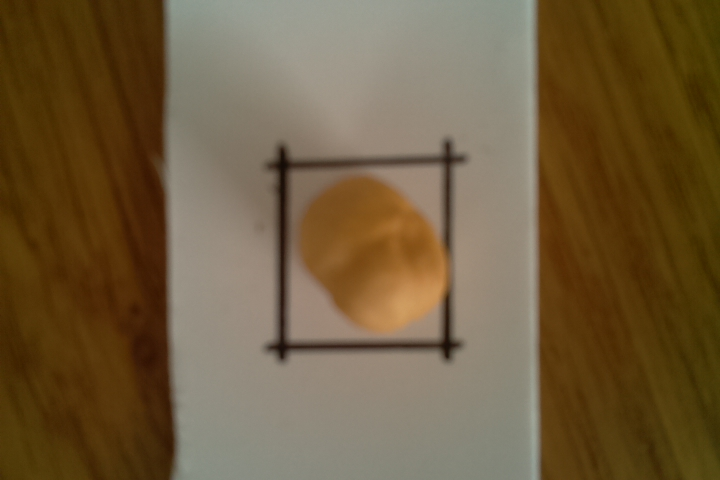
#> input picture test-images/img1.jpg, 720 x 480 px; its folder holds 4 pictures in this run
$ python test-score.py
#> lines starting #> are read from the running program, lines starting #| are printed output that depends on the picture
### score.py
def get_borders(img):
    """Recognize borders of the area to check"""
    w, h = img.size
    threshold = 90
    margin = 12
    a, b, c, d = 0, 0, 0, 0

    for i in range(int(w / 3), w):
        p = img.getpixel((i, h / 2))[0]
        if p < threshold:
            a = i + margin
            break

    for i in range(5, h):
        p = img.getpixel((w / 2, i))[0]
        if p < threshold:
            b = i + margin
            break

    for i in range(int(2 * w / 3), 0, -1):
        p = img.getpixel((i, h / 2))[0]
        if p < threshold:
            c = i - margin
            break

    for i in range(h - 5, 0, -1):
        p = img.getpixel((w / 2, i))[0]
        if p < threshold:
            d = i - margin
            break
    return a, b, c, d


def score(img):
    """Score an image of a hazelnut using thresholds"""
    # Convert to greyscale
    img = img.convert('LA')
    w, h = img.size
    print('Read image, w/h:', w, h)

    print('Recognizing borders...')
    a, b, c, d = get_borders(img)
    print('Found rectangle:', a, b, c, d)

    img = img.crop((a + 1, b + 1, c - 1, d - 1))
    w_new, h_new = img.size
    print('Cropped image, new size:', w_new, h_new)

    print('Checking thresholds...')
    count120 = 0
    count80 = 0
    count70 = 0
    count60 = 0

    mi = 255
    ma = 0
    for i in range(w_new - 1):
        for j in range(h_new - 1):
            p = img.getpixel((i, j))[0]
            if p < mi: mi = p
            if p > ma: ma = p
            # add to counters
            if p < 120: count120 += 1
            if p < 80: count80 += 1
            if p < 70: count70 += 1
            if p < 60: count60 += 1

    print('Report. Range:', mi, ma, ', counters: 120:', count120, '80:',
          count80, '70:', count70, '60:', count60)

    if count120 < 300:
        return None, 'No hazelnut\nrecognized.'
    elif count70 > 500:
        return False, 'Class B :(\nIDX: ' + str(count60) + '/' + str(
            count70) + '/' + str(count80)
    else:
        return True, '==> Class A!\nIDX: ' + str(count60) + '/' + str(
            count70) + '/' + str(count80)

### test-score.py
"""Classify test images

Reads the test images under test-images and calls score()
to see what class they are.
"""

from PIL import Image

from score import score

for i in range(1, 7):
    img = Image.open('test-images/img' + str(i) + '.jpg')
#> img is the input picture: PIL image 720x480 RGB; mean R, G, B 111.8, 91.7, 60.7
    result, msg = score(img)
#> in score, `img = img.convert('LA')`:
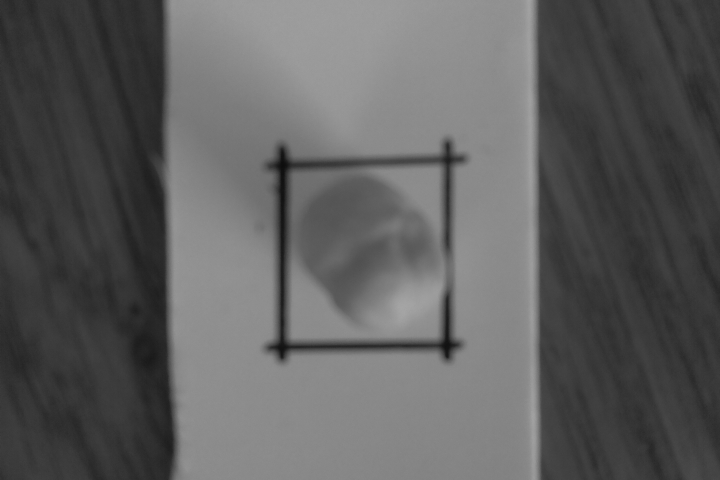
#> img: PIL image 720x480 LA; mean R, G, B, A 94.2, 94.2, 94.2, 255
#| Read image, w/h: 720 480
#> the loop in get_borders, `for i in range(int(w / 3), w):` made 38 passes
#> p on passes 1 to 12: 138, 138, 139, 138, 138, 138, 137, 136, 136, 136, 136, 136
#> the loop in get_borders, `for i in range(5, h):` made 155 passes
#> p on passes 1 to 12: 155, 157, 157, 157, 156, 155, 156, 156, 156, 156, 157, 155
#> the loop in get_borders, `for i in range(int(2 * w / 3), 0, -1):` made 31 passes
#> p on passes 1 to 12: 142, 142, 143, 142, 142, 141, 143, 144, 143, 144, 145, 143
#> the loop in get_borders, `for i in range(h - 5, 0, -1):` made 127 passes
#> p on passes 1 to 12: 134, 134, 134, 134, 133, 134, 134, 136, 135, 135, 134, 135
#> in score, `a, b, c, d = get_borders(img)`: a = 289; b = 171; c = 438; d = 337
#| Found rectangle: 289 171 438 337
#> in score, `img = img.crop((a + 1, b + 1, c - 1, d - 1))`:
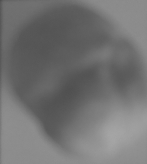
#> img: PIL image 147x164 LA; mean R, G, B, A 114.3, 114.3, 114.3, 255
#| Cropped image, new size: 147 164
#> after the loop in score, `for i in range(w_new - 1):`: count120 = 14680; count60 = 0; count80 = 1; ma = 165; mi = 79
#| Report. Range: 79 165 , counters: 120: 14680 80: 1 70: 0 60: 0
#> result = True
    print(msg + '\n')
#| ==> Class A!
#| IDX: 0/0/1
#> pass 2 of the loop `for i in range(1, 7):`:
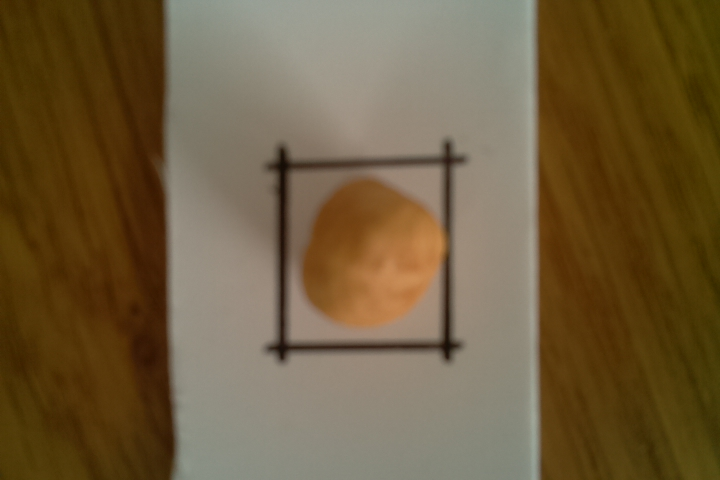
#> input picture test-images/img2.jpg, 720 x 480 px
#> img is the input picture: PIL image 720x480 RGB; mean R, G, B 111.4, 92.4, 60.8
#> in score (call 2), `img = img.convert('LA')`:
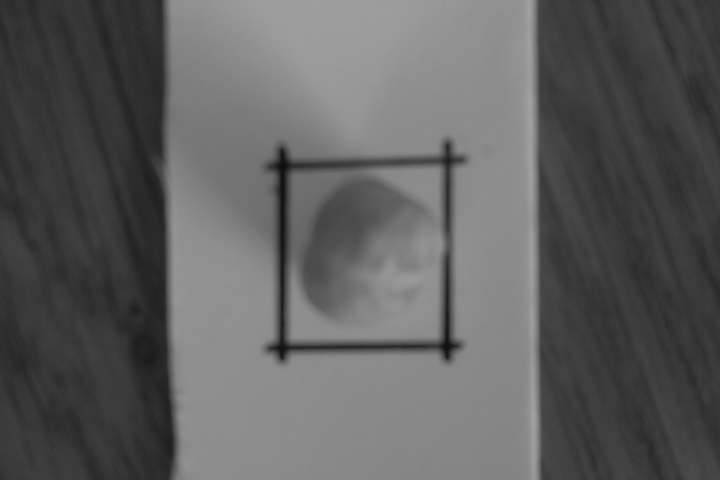
#> img: PIL image 720x480 LA; mean R, G, B, A 94.5, 94.5, 94.5, 255
#| Read image, w/h: 720 480
#> the loop in get_borders (call 2), `for i in range(int(w / 3), w):` made 37 passes
#> p on passes 1 to 8: 133, 133, 133, 131, 131, 130, 129, 129
#> the loop in get_borders (call 2), `for i in range(5, h):` made 156 passes
#> the loop in get_borders (call 2), `for i in range(int(2 * w / 3), 0, -1):` made 32 passes
#> the loop in get_borders (call 2), `for i in range(h - 5, 0, -1):` made 126 passes
#> in score (call 2), `a, b, c, d = get_borders(img)`: a = 288; b = 172; c = 437; d = 338
#| Found rectangle: 288 172 437 338
#> in score (call 2), `img = img.crop((a + 1, b + 1, c - 1, d - 1))`:
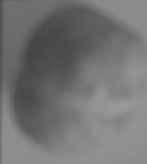
#> img: PIL image 147x164 LA; mean R, G, B, A 114.9, 114.9, 114.9, 255
#| Cropped image, new size: 147 164
#> after the loop in score (call 2), `for i in range(w_new - 1):`: count120 = 12781; count60 = 0; count70 = 3; count80 = 2377; ma = 154; mi = 69
#| Report. Range: 69 154 , counters: 120: 12781 80: 2377 70: 3 60: 0
#| ==> Class A!
#| IDX: 0/3/2377
#> pass 3 of the loop `for i in range(1, 7):`:
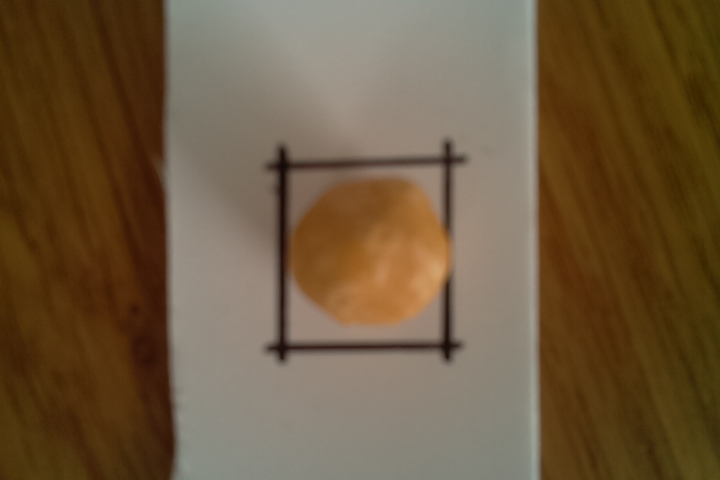
#> input picture test-images/img3.jpg, 720 x 480 px
#> img is the input picture: PIL image 720x480 RGB; mean R, G, B 110.1, 89, 62.1
#> in score (call 3), `img = img.convert('LA')`:
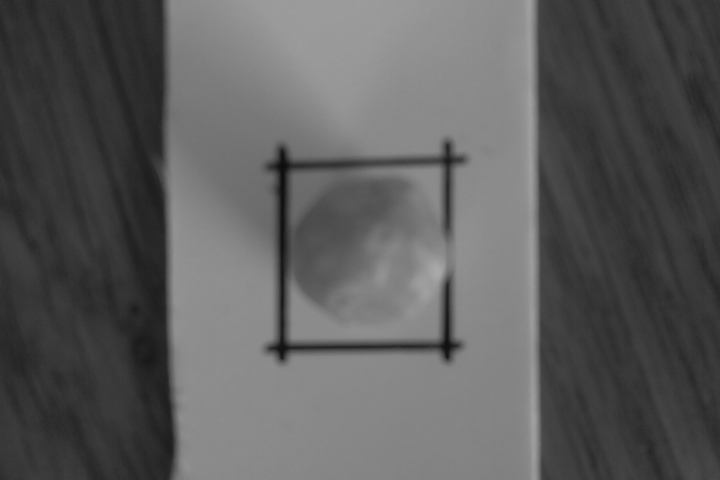
#> img: PIL image 720x480 LA; mean R, G, B, A 92.3, 92.3, 92.3, 255
#| Read image, w/h: 720 480
#> in score (call 3), `a, b, c, d = get_borders(img)`: a = 287; c = 340
#| Found rectangle: 287 172 340 338
#> in score (call 3), `img = img.crop((a + 1, b + 1, c - 1, d - 1))`:
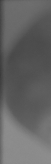
#> img: PIL image 51x164 LA; mean R, G, B, A 100.1, 100.1, 100.1, 255
#| Cropped image, new size: 51 164
#> after the loop in score (call 3), `for i in range(w_new - 1):`: count120 = 6521; count60 = 2; count70 = 57; count80 = 1197; ma = 141; mi = 59
#| Report. Range: 59 141 , counters: 120: 6521 80: 1197 70: 57 60: 2
#| ==> Class A!
#| IDX: 2/57/1197
#> (the run stopped early here; a loop or call above may not have finished)
